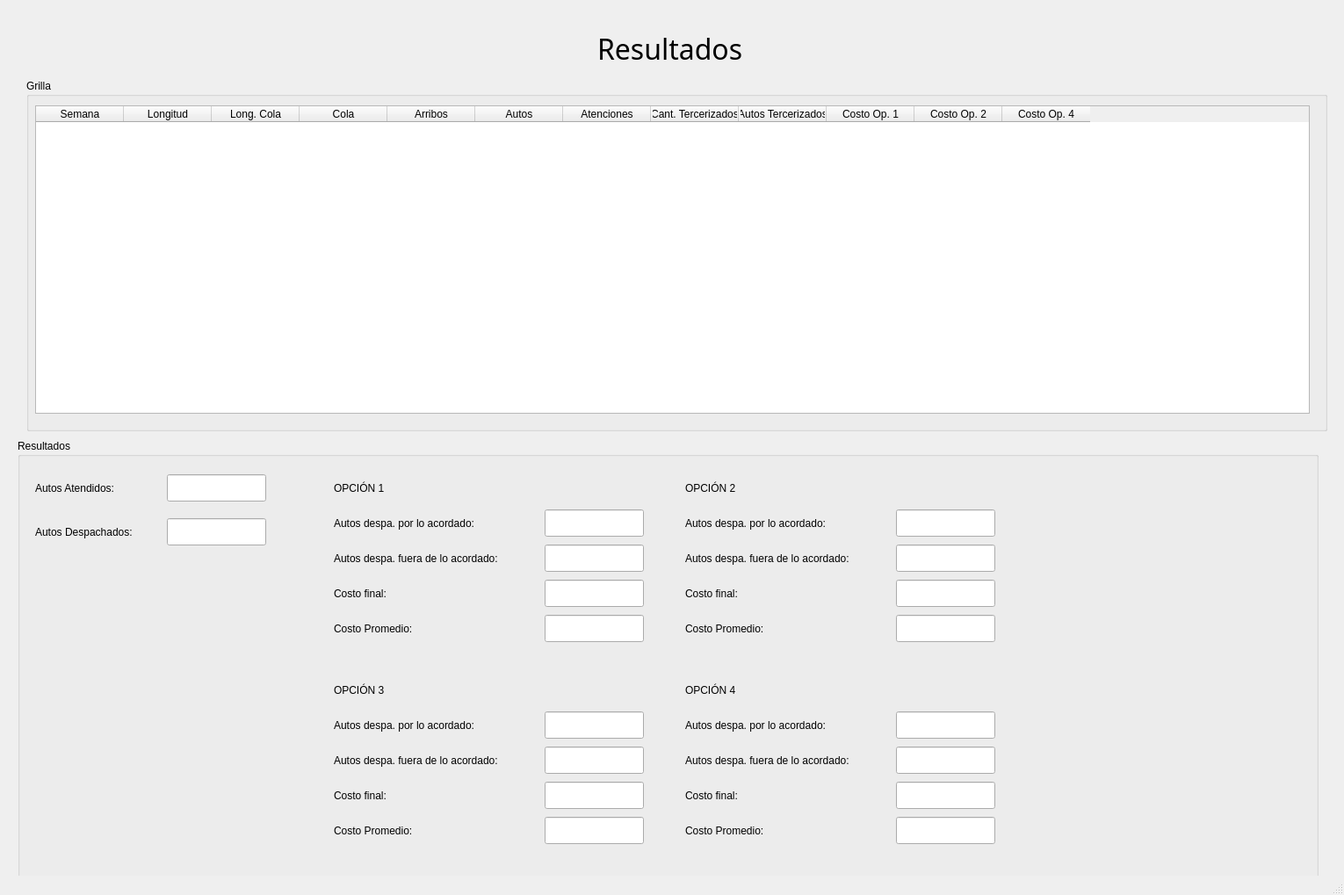
<?xml version="1.0" encoding="UTF-8"?>
<ui version="4.0">
 <class>pantallaResultados</class>
 <widget class="QMainWindow" name="pantallaResultados">
  <property name="geometry">
   <rect>
    <x>0</x>
    <y>0</y>
    <width>1530</width>
    <height>1019</height>
   </rect>
  </property>
  <property name="windowTitle">
   <string>MainWindow</string>
  </property>
  <widget class="QWidget" name="centralwidget">
   <widget class="QLabel" name="lblTitulo">
    <property name="geometry">
     <rect>
      <x>680</x>
      <y>10</y>
      <width>261</width>
      <height>91</height>
     </rect>
    </property>
    <property name="font">
     <font>
      <family>Simplex_IV50</family>
      <pointsize>24</pointsize>
     </font>
    </property>
    <property name="text">
     <string>Resultados</string>
    </property>
   </widget>
   <widget class="QGroupBox" name="grpGrilla">
    <property name="geometry">
     <rect>
      <x>30</x>
      <y>90</y>
      <width>1481</width>
      <height>401</height>
     </rect>
    </property>
    <property name="title">
     <string>Grilla</string>
    </property>
    <widget class="QTableWidget" name="tablaResultados">
     <property name="geometry">
      <rect>
       <x>10</x>
       <y>30</y>
       <width>1451</width>
       <height>351</height>
      </rect>
     </property>
     <column>
      <property name="text">
       <string>Semana</string>
      </property>
     </column>
     <column>
      <property name="text">
       <string>Longitud</string>
      </property>
     </column>
     <column>
      <property name="text">
       <string>Long. Cola</string>
      </property>
     </column>
     <column>
      <property name="text">
       <string>Cola</string>
      </property>
     </column>
     <column>
      <property name="text">
       <string>Arribos</string>
      </property>
     </column>
     <column>
      <property name="text">
       <string>Autos</string>
      </property>
     </column>
     <column>
      <property name="text">
       <string>Atenciones</string>
      </property>
     </column>
     <column>
      <property name="text">
       <string>Cant. Tercerizados</string>
      </property>
     </column>
     <column>
      <property name="text">
       <string>Autos Tercerizados</string>
      </property>
     </column>
     <column>
      <property name="text">
       <string>Costo Op. 1</string>
      </property>
     </column>
     <column>
      <property name="text">
       <string>Costo Op. 2</string>
      </property>
     </column>
     <column>
      <property name="text">
       <string>Costo Op. 4</string>
      </property>
     </column>
    </widget>
   </widget>
   <widget class="QGroupBox" name="grpResultados">
    <property name="geometry">
     <rect>
      <x>20</x>
      <y>500</y>
      <width>1481</width>
      <height>561</height>
     </rect>
    </property>
    <property name="title">
     <string>Resultados</string>
    </property>
    <widget class="QLineEdit" name="txtAtendidos">
     <property name="geometry">
      <rect>
       <x>170</x>
       <y>40</y>
       <width>113</width>
       <height>31</height>
      </rect>
     </property>
     <property name="font">
      <font>
       <pointsize>9</pointsize>
      </font>
     </property>
     <property name="text">
      <string/>
     </property>
    </widget>
    <widget class="QLabel" name="label_2">
     <property name="geometry">
      <rect>
       <x>20</x>
       <y>30</y>
       <width>111</width>
       <height>51</height>
      </rect>
     </property>
     <property name="font">
      <font>
       <pointsize>9</pointsize>
      </font>
     </property>
     <property name="text">
      <string>Autos Atendidos: </string>
     </property>
    </widget>
    <widget class="QLabel" name="label_3">
     <property name="geometry">
      <rect>
       <x>20</x>
       <y>80</y>
       <width>141</width>
       <height>51</height>
      </rect>
     </property>
     <property name="font">
      <font>
       <pointsize>9</pointsize>
      </font>
     </property>
     <property name="text">
      <string>Autos Despachados: </string>
     </property>
    </widget>
    <widget class="QLineEdit" name="txtNT1_2">
     <property name="geometry">
      <rect>
       <x>170</x>
       <y>90</y>
       <width>113</width>
       <height>31</height>
      </rect>
     </property>
     <property name="font">
      <font>
       <pointsize>9</pointsize>
      </font>
     </property>
     <property name="text">
      <string/>
     </property>
    </widget>
    <widget class="QLabel" name="label_4">
     <property name="geometry">
      <rect>
       <x>360</x>
       <y>30</y>
       <width>91</width>
       <height>51</height>
      </rect>
     </property>
     <property name="font">
      <font>
       <pointsize>9</pointsize>
      </font>
     </property>
     <property name="text">
      <string>OPCIÓN 1</string>
     </property>
    </widget>
    <widget class="QLabel" name="label_8">
     <property name="geometry">
      <rect>
       <x>360</x>
       <y>70</y>
       <width>201</width>
       <height>51</height>
      </rect>
     </property>
     <property name="font">
      <font>
       <pointsize>9</pointsize>
      </font>
     </property>
     <property name="text">
      <string>Autos despa. por lo acordado:</string>
     </property>
    </widget>
    <widget class="QLineEdit" name="txtNT1_6">
     <property name="geometry">
      <rect>
       <x>600</x>
       <y>80</y>
       <width>113</width>
       <height>31</height>
      </rect>
     </property>
     <property name="font">
      <font>
       <pointsize>9</pointsize>
      </font>
     </property>
     <property name="text">
      <string/>
     </property>
    </widget>
    <widget class="QLineEdit" name="txtNT1_7">
     <property name="geometry">
      <rect>
       <x>600</x>
       <y>200</y>
       <width>113</width>
       <height>31</height>
      </rect>
     </property>
     <property name="font">
      <font>
       <pointsize>9</pointsize>
      </font>
     </property>
     <property name="text">
      <string/>
     </property>
    </widget>
    <widget class="QLabel" name="label_9">
     <property name="geometry">
      <rect>
       <x>360</x>
       <y>190</y>
       <width>201</width>
       <height>51</height>
      </rect>
     </property>
     <property name="font">
      <font>
       <pointsize>9</pointsize>
      </font>
     </property>
     <property name="text">
      <string>Costo Promedio:</string>
     </property>
    </widget>
    <widget class="QLineEdit" name="txtNT1_8">
     <property name="geometry">
      <rect>
       <x>600</x>
       <y>160</y>
       <width>113</width>
       <height>31</height>
      </rect>
     </property>
     <property name="font">
      <font>
       <pointsize>9</pointsize>
      </font>
     </property>
     <property name="text">
      <string/>
     </property>
    </widget>
    <widget class="QLabel" name="label_10">
     <property name="geometry">
      <rect>
       <x>360</x>
       <y>150</y>
       <width>201</width>
       <height>51</height>
      </rect>
     </property>
     <property name="font">
      <font>
       <pointsize>9</pointsize>
      </font>
     </property>
     <property name="text">
      <string>Costo final:</string>
     </property>
    </widget>
    <widget class="QLineEdit" name="txtNT1_9">
     <property name="geometry">
      <rect>
       <x>600</x>
       <y>120</y>
       <width>113</width>
       <height>31</height>
      </rect>
     </property>
     <property name="font">
      <font>
       <pointsize>9</pointsize>
      </font>
     </property>
     <property name="text">
      <string/>
     </property>
    </widget>
    <widget class="QLabel" name="label_11">
     <property name="geometry">
      <rect>
       <x>360</x>
       <y>110</y>
       <width>241</width>
       <height>51</height>
      </rect>
     </property>
     <property name="font">
      <font>
       <pointsize>9</pointsize>
      </font>
     </property>
     <property name="text">
      <string>Autos despa. fuera de lo acordado:</string>
     </property>
    </widget>
    <widget class="QLineEdit" name="txtNT1_14">
     <property name="geometry">
      <rect>
       <x>1000</x>
       <y>80</y>
       <width>113</width>
       <height>31</height>
      </rect>
     </property>
     <property name="font">
      <font>
       <pointsize>9</pointsize>
      </font>
     </property>
     <property name="text">
      <string/>
     </property>
    </widget>
    <widget class="QLabel" name="label_16">
     <property name="geometry">
      <rect>
       <x>760</x>
       <y>190</y>
       <width>201</width>
       <height>51</height>
      </rect>
     </property>
     <property name="font">
      <font>
       <pointsize>9</pointsize>
      </font>
     </property>
     <property name="text">
      <string>Costo Promedio:</string>
     </property>
    </widget>
    <widget class="QLabel" name="label_17">
     <property name="geometry">
      <rect>
       <x>760</x>
       <y>70</y>
       <width>201</width>
       <height>51</height>
      </rect>
     </property>
     <property name="font">
      <font>
       <pointsize>9</pointsize>
      </font>
     </property>
     <property name="text">
      <string>Autos despa. por lo acordado:</string>
     </property>
    </widget>
    <widget class="QLabel" name="label_18">
     <property name="geometry">
      <rect>
       <x>760</x>
       <y>110</y>
       <width>241</width>
       <height>51</height>
      </rect>
     </property>
     <property name="font">
      <font>
       <pointsize>9</pointsize>
      </font>
     </property>
     <property name="text">
      <string>Autos despa. fuera de lo acordado:</string>
     </property>
    </widget>
    <widget class="QLabel" name="label_19">
     <property name="geometry">
      <rect>
       <x>760</x>
       <y>30</y>
       <width>91</width>
       <height>51</height>
      </rect>
     </property>
     <property name="font">
      <font>
       <pointsize>9</pointsize>
      </font>
     </property>
     <property name="text">
      <string>OPCIÓN 2</string>
     </property>
    </widget>
    <widget class="QLabel" name="label_20">
     <property name="geometry">
      <rect>
       <x>760</x>
       <y>150</y>
       <width>201</width>
       <height>51</height>
      </rect>
     </property>
     <property name="font">
      <font>
       <pointsize>9</pointsize>
      </font>
     </property>
     <property name="text">
      <string>Costo final:</string>
     </property>
    </widget>
    <widget class="QLineEdit" name="txtNT1_15">
     <property name="geometry">
      <rect>
       <x>1000</x>
       <y>160</y>
       <width>113</width>
       <height>31</height>
      </rect>
     </property>
     <property name="font">
      <font>
       <pointsize>9</pointsize>
      </font>
     </property>
     <property name="text">
      <string/>
     </property>
    </widget>
    <widget class="QLineEdit" name="txtNT1_16">
     <property name="geometry">
      <rect>
       <x>1000</x>
       <y>200</y>
       <width>113</width>
       <height>31</height>
      </rect>
     </property>
     <property name="font">
      <font>
       <pointsize>9</pointsize>
      </font>
     </property>
     <property name="text">
      <string/>
     </property>
    </widget>
    <widget class="QLineEdit" name="txtNT1_17">
     <property name="geometry">
      <rect>
       <x>1000</x>
       <y>120</y>
       <width>113</width>
       <height>31</height>
      </rect>
     </property>
     <property name="font">
      <font>
       <pointsize>9</pointsize>
      </font>
     </property>
     <property name="text">
      <string/>
     </property>
    </widget>
    <widget class="QLineEdit" name="txtNT1_18">
     <property name="geometry">
      <rect>
       <x>600</x>
       <y>310</y>
       <width>113</width>
       <height>31</height>
      </rect>
     </property>
     <property name="font">
      <font>
       <pointsize>9</pointsize>
      </font>
     </property>
     <property name="text">
      <string/>
     </property>
    </widget>
    <widget class="QLabel" name="label_21">
     <property name="geometry">
      <rect>
       <x>360</x>
       <y>420</y>
       <width>201</width>
       <height>51</height>
      </rect>
     </property>
     <property name="font">
      <font>
       <pointsize>9</pointsize>
      </font>
     </property>
     <property name="text">
      <string>Costo Promedio:</string>
     </property>
    </widget>
    <widget class="QLabel" name="label_22">
     <property name="geometry">
      <rect>
       <x>360</x>
       <y>300</y>
       <width>201</width>
       <height>51</height>
      </rect>
     </property>
     <property name="font">
      <font>
       <pointsize>9</pointsize>
      </font>
     </property>
     <property name="text">
      <string>Autos despa. por lo acordado:</string>
     </property>
    </widget>
    <widget class="QLabel" name="label_23">
     <property name="geometry">
      <rect>
       <x>360</x>
       <y>340</y>
       <width>241</width>
       <height>51</height>
      </rect>
     </property>
     <property name="font">
      <font>
       <pointsize>9</pointsize>
      </font>
     </property>
     <property name="text">
      <string>Autos despa. fuera de lo acordado:</string>
     </property>
    </widget>
    <widget class="QLabel" name="label_24">
     <property name="geometry">
      <rect>
       <x>360</x>
       <y>260</y>
       <width>91</width>
       <height>51</height>
      </rect>
     </property>
     <property name="font">
      <font>
       <pointsize>9</pointsize>
      </font>
     </property>
     <property name="text">
      <string>OPCIÓN 3</string>
     </property>
    </widget>
    <widget class="QLabel" name="label_25">
     <property name="geometry">
      <rect>
       <x>360</x>
       <y>380</y>
       <width>201</width>
       <height>51</height>
      </rect>
     </property>
     <property name="font">
      <font>
       <pointsize>9</pointsize>
      </font>
     </property>
     <property name="text">
      <string>Costo final:</string>
     </property>
    </widget>
    <widget class="QLineEdit" name="txtNT1_19">
     <property name="geometry">
      <rect>
       <x>600</x>
       <y>390</y>
       <width>113</width>
       <height>31</height>
      </rect>
     </property>
     <property name="font">
      <font>
       <pointsize>9</pointsize>
      </font>
     </property>
     <property name="text">
      <string/>
     </property>
    </widget>
    <widget class="QLineEdit" name="txtNT1_20">
     <property name="geometry">
      <rect>
       <x>600</x>
       <y>430</y>
       <width>113</width>
       <height>31</height>
      </rect>
     </property>
     <property name="font">
      <font>
       <pointsize>9</pointsize>
      </font>
     </property>
     <property name="text">
      <string/>
     </property>
    </widget>
    <widget class="QLineEdit" name="txtNT1_21">
     <property name="geometry">
      <rect>
       <x>600</x>
       <y>350</y>
       <width>113</width>
       <height>31</height>
      </rect>
     </property>
     <property name="font">
      <font>
       <pointsize>9</pointsize>
      </font>
     </property>
     <property name="text">
      <string/>
     </property>
    </widget>
    <widget class="QLineEdit" name="txtNT1_22">
     <property name="geometry">
      <rect>
       <x>1000</x>
       <y>310</y>
       <width>113</width>
       <height>31</height>
      </rect>
     </property>
     <property name="font">
      <font>
       <pointsize>9</pointsize>
      </font>
     </property>
     <property name="text">
      <string/>
     </property>
    </widget>
    <widget class="QLabel" name="label_26">
     <property name="geometry">
      <rect>
       <x>760</x>
       <y>420</y>
       <width>201</width>
       <height>51</height>
      </rect>
     </property>
     <property name="font">
      <font>
       <pointsize>9</pointsize>
      </font>
     </property>
     <property name="text">
      <string>Costo Promedio:</string>
     </property>
    </widget>
    <widget class="QLabel" name="label_27">
     <property name="geometry">
      <rect>
       <x>760</x>
       <y>300</y>
       <width>201</width>
       <height>51</height>
      </rect>
     </property>
     <property name="font">
      <font>
       <pointsize>9</pointsize>
      </font>
     </property>
     <property name="text">
      <string>Autos despa. por lo acordado:</string>
     </property>
    </widget>
    <widget class="QLabel" name="label_28">
     <property name="geometry">
      <rect>
       <x>760</x>
       <y>340</y>
       <width>241</width>
       <height>51</height>
      </rect>
     </property>
     <property name="font">
      <font>
       <pointsize>9</pointsize>
      </font>
     </property>
     <property name="text">
      <string>Autos despa. fuera de lo acordado:</string>
     </property>
    </widget>
    <widget class="QLabel" name="label_29">
     <property name="geometry">
      <rect>
       <x>760</x>
       <y>260</y>
       <width>91</width>
       <height>51</height>
      </rect>
     </property>
     <property name="font">
      <font>
       <pointsize>9</pointsize>
      </font>
     </property>
     <property name="text">
      <string>OPCIÓN 4</string>
     </property>
    </widget>
    <widget class="QLabel" name="label_30">
     <property name="geometry">
      <rect>
       <x>760</x>
       <y>380</y>
       <width>201</width>
       <height>51</height>
      </rect>
     </property>
     <property name="font">
      <font>
       <pointsize>9</pointsize>
      </font>
     </property>
     <property name="text">
      <string>Costo final:</string>
     </property>
    </widget>
    <widget class="QLineEdit" name="txtNT1_23">
     <property name="geometry">
      <rect>
       <x>1000</x>
       <y>390</y>
       <width>113</width>
       <height>31</height>
      </rect>
     </property>
     <property name="font">
      <font>
       <pointsize>9</pointsize>
      </font>
     </property>
     <property name="text">
      <string/>
     </property>
    </widget>
    <widget class="QLineEdit" name="txtNT1_24">
     <property name="geometry">
      <rect>
       <x>1000</x>
       <y>430</y>
       <width>113</width>
       <height>31</height>
      </rect>
     </property>
     <property name="font">
      <font>
       <pointsize>9</pointsize>
      </font>
     </property>
     <property name="text">
      <string/>
     </property>
    </widget>
    <widget class="QLineEdit" name="txtNT1_25">
     <property name="geometry">
      <rect>
       <x>1000</x>
       <y>350</y>
       <width>113</width>
       <height>31</height>
      </rect>
     </property>
     <property name="font">
      <font>
       <pointsize>9</pointsize>
      </font>
     </property>
     <property name="text">
      <string/>
     </property>
    </widget>
   </widget>
  </widget>
  <widget class="QStatusBar" name="statusbar"/>
 </widget>
 <resources/>
 <connections/>
</ui>
